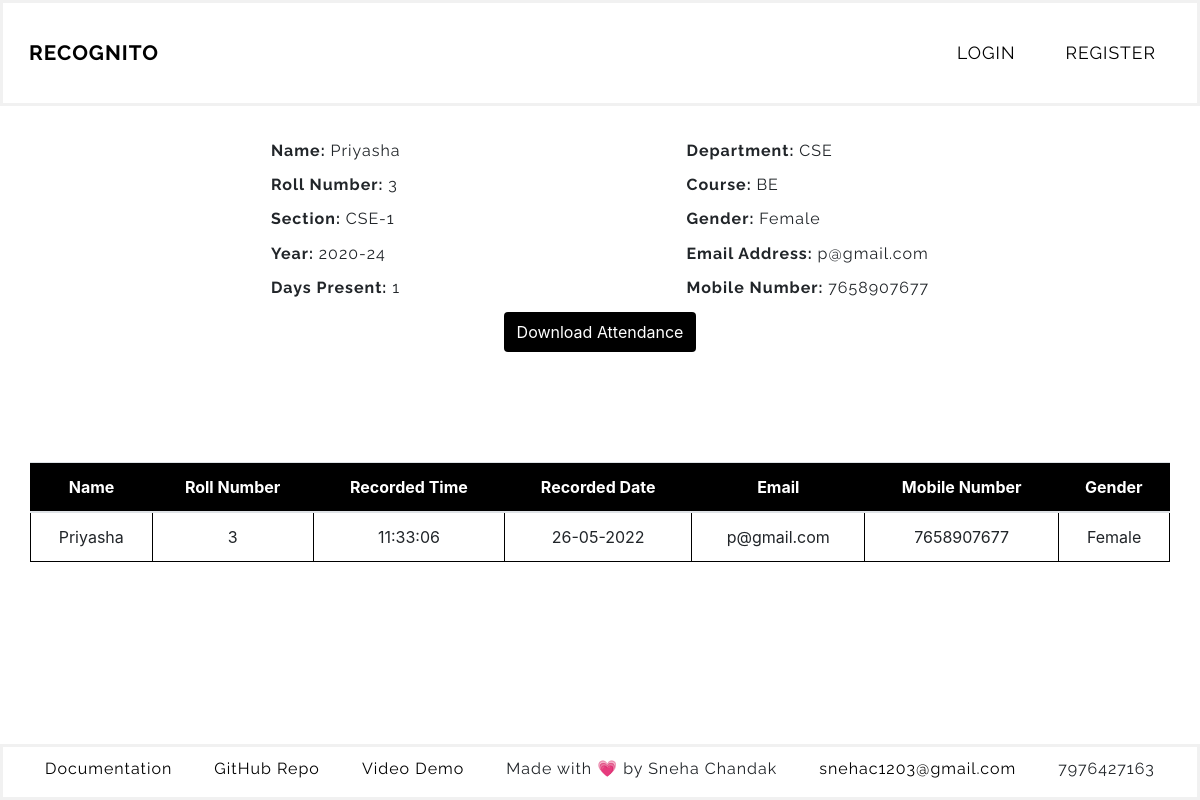
/display_by_roll?roll_no=3, run on an earlier commit of the app's database.
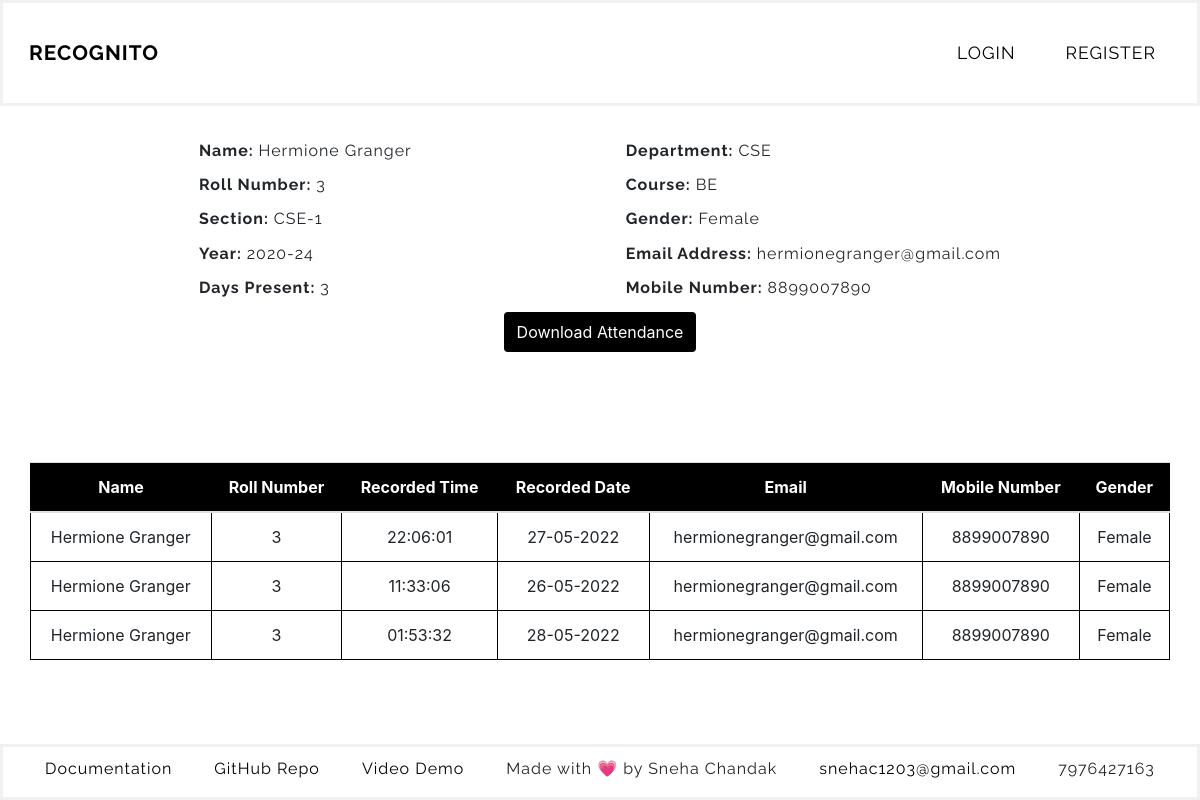
And on a later commit of the database.
### faceapp/models.py (models this page shows, shortened)
class Student(db.Model):
    id = db.Column(db.Integer(), primary_key=True)
    days_present = db.Column(db.Integer(), nullable=True, default=0)
    dept = db.Column(db.String(length=10), nullable=False)
    course = db.Column(db.String(length=10), nullable=False)
    year = db.Column(db.String(length=20), nullable=False)
    name = db.Column(db.String(length=30), nullable=False)
    section = db.Column(db.String(length=10), nullable=False)
    roll_no = db.Column(db.Integer(), unique=True, nullable=False)
    gender = db.Column(db.String(length=20), nullable=False)
    mobile_no = db.Column(db.String(length=10), nullable=False)
    email = db.Column(db.String(length=20), unique=True, nullable=False)
    teacher = db.Column(db.String(length=20), nullable=False)
    photo_sample = db.Column(db.String(), nullable=True, default='NONE')
    attendance = db.relationship('Attendance', backref='attendance', lazy=True)

class Attendance(db.Model):
    id = db.Column(db.Integer(), primary_key=True)
    name = db.Column(db.String(), nullable=False)
    roll_no = db.Column(db.Integer(), nullable=False)
    time = db.Column(db.String(), nullable=False)
    date = db.Column(db.String(), nullable=False)
    student = db.Column(db.Integer(), db.ForeignKey('student.id'))

### faceapp/routes.py (the view, shortened to what this page needs)
@app.route('/display_by_roll', methods=['GET', 'POST'])
def display_by_roll():
    form = StudentAttendanceCSVForm()
    roll_to_display = request.args.get('roll_no')
    result = Student.query.filter_by(roll_no=roll_to_display).first()
    name=result.name
    dept=result.dept
    section=result.section
    year=result.year
    course=result.course
    gender=result.gender
    email=result.email
    mobile_no=result.mobile_no
    days_present=result.days_present
    student = db.session.query(Student.name, Student.roll_no, Attendance.time, Attendance.date, Student.email, Student.mobile_no, Student.gender, Student.dept, Student.course, Student.section, Student.year, Student.teacher).join(Attendance, Student.roll_no == Attendance.roll_no).filter(Attendance.roll_no==roll_to_display, Student.roll_no==roll_to_display).all()
    return render_template('display_by_roll.html', student=student, form=form, name=name, roll_no=roll_to_display, dept=dept, section=section, year=year, course=course, gender=gender, email=email, mobile_no=mobile_no, days_present=days_present)

### faceapp/forms.py
class StudentAttendanceCSVForm(FlaskForm):
    submit = SubmitField(label='Download Attendance')

### faceapp/templates/display_by_roll.html (shortened to what this page needs)
{% extends 'base.html' %}
{% block content %}
<section class="student-details">
    <div>
        <h4><b>Name: </b>{{ name }}</h4>
        <h4><b>Roll Number: </b>{{ roll_no }}</h4>
        <h4><b>Section: </b>{{ section }}</h4>
        <h4><b>Year: </b>{{ year }}</h4>
        <h4><b>Days Present: </b>{{ days_present }}</h4>
    </div>
    <div>
        <h4><b>Department: </b>{{ dept }}</h4>
        <h4><b>Course: </b>{{ course }}</h4>
        <h4><b>Gender: </b>{{ gender }}</h4>
        <h4><b>Email Address: </b>{{ email }}</h4>
        <h4><b>Mobile Number: </b>{{ mobile_no }}</h4>
    </div>
</section>
<form method='POST' class="'form-signin text-center" novalidate>
    {{ form.submit(class="btn") }}
</form>
    <div class="text-center">
        <table class="table" >
            <thead>
                <tr>
                    <th scope="col">Name</th>
                    <th scope="col">Roll Number</th>
                    <th scope="col">Recorded Time</th>
                    <th scope="col">Recorded Date</th>
                    <th scope="col">Email</th>
                    <th scope="col">Mobile Number</th>
                    <th scope="col">Gender</th>
                </tr>
            </thead>
            <tbody>
                    {% for record in student %}
                    <tr class="table-row-hover">
                        <td>{{ record.name }}</td>
                        <td>{{ record.roll_no }}</td>
                        <td>{{ record.time }}</td>
                        <td>{{ record.date }}</td>
                        <td>{{ record.email }}</td>
                        <td>{{ record.mobile_no }}</td>
                        <td>{{ record.gender }}</td>
                    </tr>
                    {% endfor %}
            </tbody>
        </table>
    </div>
{% endblock%}

What changed in the data, as far as the page shows it:
no longer on this page (row edited): Student: name "Priyasha", section "CSE-1", year "2020-24", dept "CSE", course "BE", gender "Female", email "p@gmail.com", mobile_no "7658907677"
now on this page (row edited): Student: name "Hermione Granger", section "CSE-1", year "2020-24", dept "CSE", course "BE", gender "Female", email "hermionegranger@gmail.com", mobile_no "8899007890"
added Attendance: name "Hermione Granger", roll_no "3", time "22:06:01", date "27-05-2022", email "hermionegranger@gmail.com", mobile_no "8899007890", gender "Female"
changed Attendance (number 2 of 3 on the later page): name "Priyasha" → "Hermione Granger"; email "p@gmail.com" → "hermionegranger@gmail.com"; mobile_no "7658907677" → "8899007890"
added Attendance: name "Hermione Granger", roll_no "3", time "01:53:32", date "28-05-2022", email "hermionegranger@gmail.com", mobile_no "8899007890", gender "Female"
Also different on the page:
{{ days_present }}: "1" → "3"
